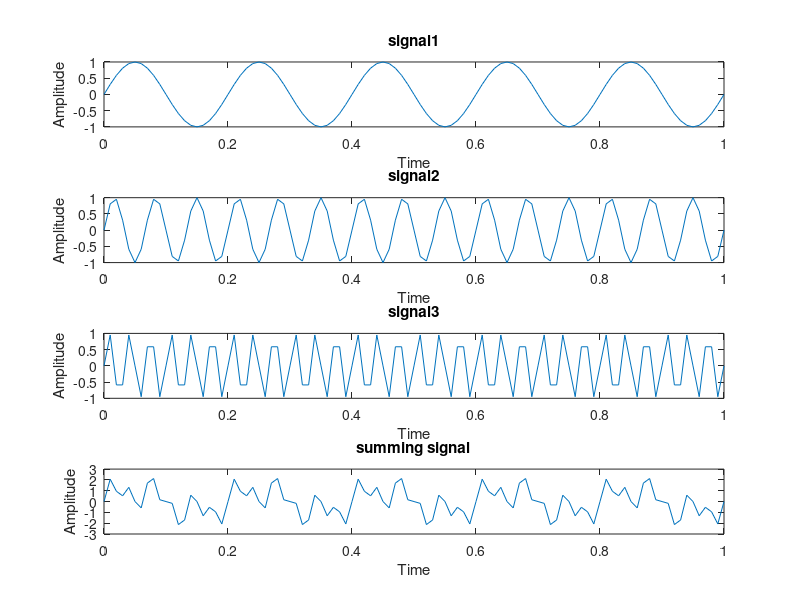
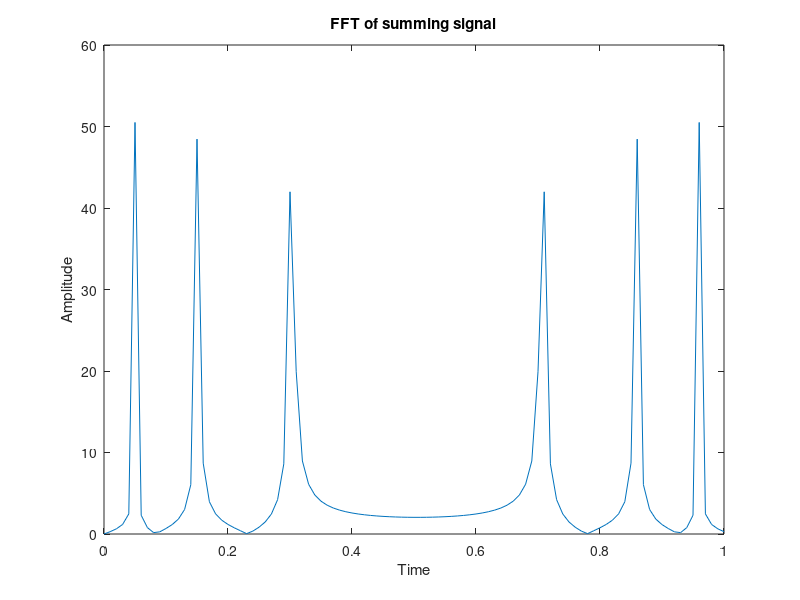
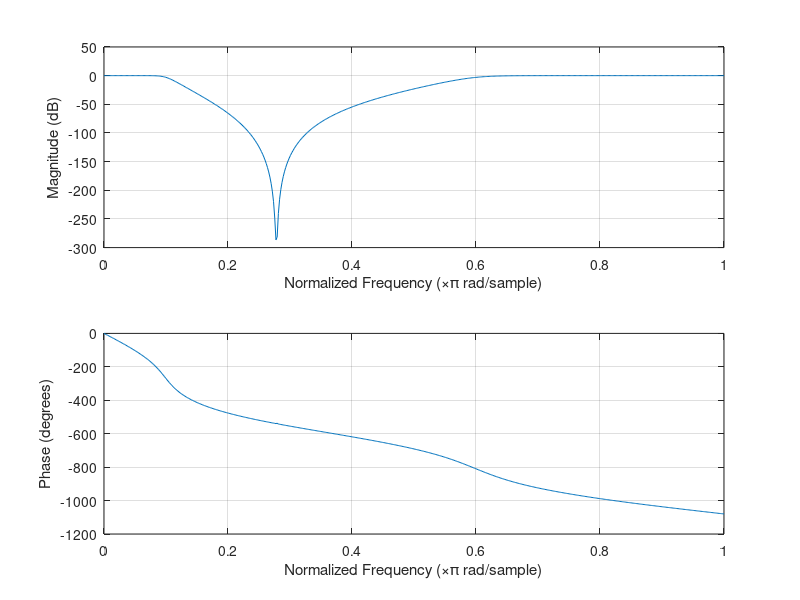
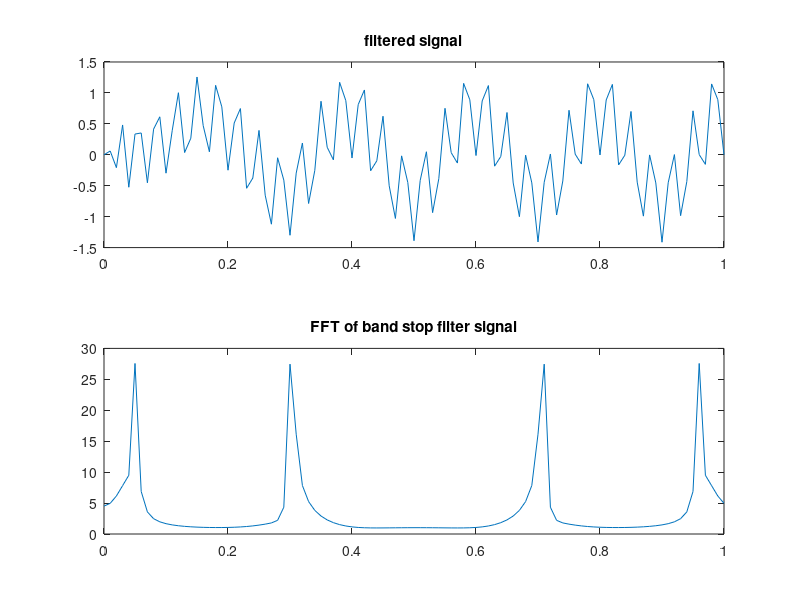

MATLAB code to generate these figures, in order:
clc;
clear all;
close all;
fs = 100;
t = 0:0.01:1;
x1 = sin(2*pi*5*t);
subplot(4,1,1);
plot(t,x1);
title('signal1');
xlabel('Time');
ylabel('Amplitude');
x2 = sin(2*pi*15*t);
subplot(4,1,2);
plot(t,x2);
title('signal2');
xlabel('Time');
ylabel('Amplitude');
x3 = sin(2*pi*30*t);
subplot(4,1,3);
plot(t,x3);
title('signal3');
xlabel('Time');
ylabel('Amplitude');
x = x1+x2+x3;
subplot(4,1,4);
plot(t,x);
title('summing signal');
xlabel('Time');
ylabel('Amplitude');
y=fft(x);
y1=abs(y);
figure(2);
plot(t,y1);
title('FFT of summing signal');
xlabel('Time');
ylabel('Amplitude');
[b a]=butter(6,[0.1 0.6],'stop');
figure(3);
freqz(b,a);
filter1=filter(b,a,x);
figure(4);
subplot(2,1,1);
plot(t,filter1);
title('filtered signal');
y2=fft(filter1);
y3=abs(y2);
subplot(2,1,2);
plot(t,y3);
title('FFT of band stop filter signal');